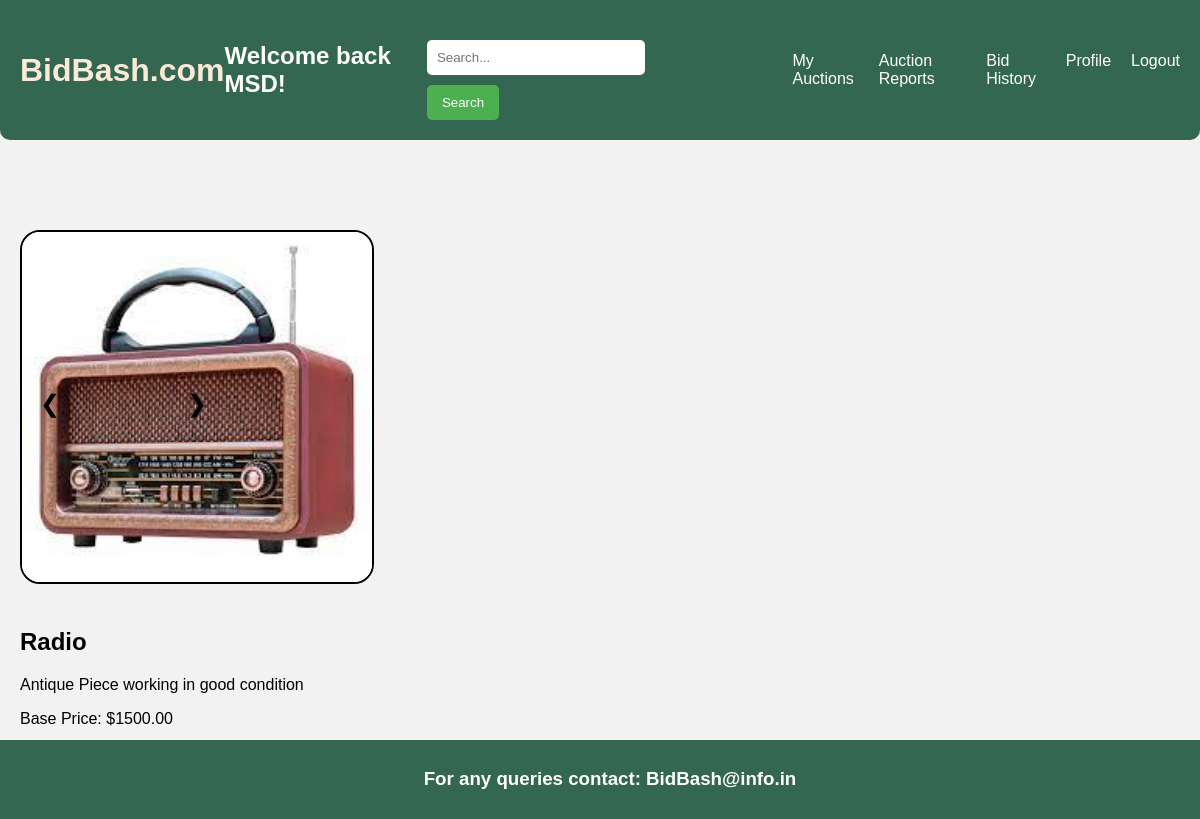
Page /item/10/ (signed in) on the committed database.
### myapp/models.py (models this page shows, shortened)
class User(AbstractUser):
    contact_no = models.IntegerField(null=True)
    email = models.EmailField(max_length=254)
    first_name = models.CharField(max_length=30)
    last_name = models.CharField(max_length=30)

class Image(models.Model):
    item = models.ForeignKey(AuctionItem, on_delete=models.CASCADE)
    image = models.ImageField(upload_to='images/')

class AuctionItem(models.Model):
    name = models.CharField(max_length=100)
    description = models.TextField()
    category = models.CharField(max_length=100)
    seller = models.ForeignKey(User, on_delete=models.CASCADE)
    base_price = models.DecimalField(max_digits=10, decimal_places=2)
    start_time = models.DateTimeField()
    end_time = models.DateTimeField()
    highest_bid = models.DecimalField(max_digits=10, decimal_places=2, default=0)  # Set default value

### myapp/views.py (the view)
# urls.py: path('item/<int:item_id>/', views.item, name='item'),
def item(request, item_id):
    item = get_object_or_404(AuctionItem, pk=item_id)
    images = Image.objects.filter(item=item)
    current_time = timezone.now()  # Retrieve all images associated with the AuctionItem
    return render(request, 'show.html', {'item': item, 'images': images, 'current_time': current_time})  # Pass images to the template

### templates/show.html (shortened to what this page needs)
{% extends 'base.html' %}
{% load static %}
{% block body %}
    {% if user.is_authenticated %}
                <div class="product-showcase">
                    <div class="product-images" style="position: relative; overflow: hidden;">
                        <div id="carousel" class="carousel" style="display: flex; transition: transform 10000s ease;">
                            {% for image in images %}
                            <div class="slide" style="flex: 0 0 auto; width: 100%;">
                                <img src="{{ image.image.url }}" alt="Product Image" class="carousel-image" style="max-width: 350px; height: auto; max-height: 470px; border-radius: 20px; border: 2px solid black;">
                            </div>
                            {% endfor %}
                            <button id="prevBtn" class="prev" onclick="moveSlide(-1)" style="position: absolute; top: 50%; left: 10px; transform: translateY(-50%); background-color: transparent; color: black; border: none; cursor: pointer; font-size: 24px; z-index: 1;">❮</button>
                            <button id="nextBtn" class="next" onclick="moveSlide(1)" style="position: absolute; top: 50%; right: 83%; transform: translateY(-50%); background-color: transparent; color: black; border: none; cursor: pointer; font-size: 24px; z-index: 1;">❯</button>
                        </div>
                    </div>
                    </div>
                    <div class="product-details">
                        <h2 class="product-name">{{ item.name }}</h2>
                        <p class="description">{{ item.description }}</p>
                        <p class="base-price">Base Price: ${{ item.base_price }}</p>
                        <p class="highest-bid">Highest Bid: ${{ item.highest_bid }}</p>
                        {% if current_time < item.start_time %}
                            <p>Auction will start at : {{ item.start_time }}</p>
                        {% else %}
                            {% if current_time > item.end_time %}
                                <p>Auction ended at : {{ item.end_time }}</p>
                            {% else %}
                                <div class="bid-form">
                                    <form method="post" action="{% url 'handle_bid' auction_id=item.id %}">
                                        <button type="submit">Bid</button>
                                    </form>
                                </div>
                            {% endif %}
                    </div>
                </div>
        {% endif %}
    {% else %}
        <script type="text/javascript">
            window.location.href = "{% url 'login' %}";
        </script>
    {% endif %}
{% endblock %}

### templates/base.html (shortened to what this page needs)
<!DOCTYPE html>
<html lang="en">
<head>
    {% load static %}
    <link rel="stylesheet" href="{% static 'styles.css' %}">
</head>
<body>
    <header>
        <a href="{% url 'home' %}" style="text-decoration:none; color: antiquewhite;"><h1>BidBash.com</h1></a>
        {% if user.is_authenticated %}
        <h2>Welcome back {{ user.username }}!</h2>
        {% endif %}
        <div class="search-bar">
            <form action="{% url 'search_products' %}" method="GET">
                <input type="text" name="q" placeholder="Search...">
                <button type="submit">Search</button>
            </form>
        </div>
        <div class="menu">
            <a class="menu-icon" href="{% url 'my_auctions' %}">My Auctions</a>
            <a class="menu-icon" href="{% url 'auction_reports' %}">Auction Reports</a>
            <a class="menu-icon" href="{% url 'bid_history' %}">Bid History</a>
            <a class="menu-icon" href="{% url 'profile' %}">Profile</a>
            <a class="menu-icon" href="{% url 'logout' %}">Logout</a>
        </div>
    </header>
    <div class="content">
        {% block body %}
        {% endblock body %}
    <footer>
        <h3>For any queries contact: BidBash@info.in</h3>
    </footer>
</body>
</html>

### static/styles.css (style rules this page uses)
body { font-family: Arial, sans-serif; margin: 0; padding: 0; background-color: #f2f2f2; }
header { background-color: #346751; color: #fff; border-radius: 0 0 10px 10px; padding: 20px; display: flex; justify-content: space-between; align-items: center; }
.search-bar { display: flex; width: 400px; }
.search-bar input[type="text"] { padding: 10px; width: 70%; border: none; border-radius: 5px; margin-right: 10px; }
.search-bar button { padding: 10px 15px; background-color: #4CAF50; color: white; border: none; border-radius: 5px; cursor: pointer; }
.menu { display: flex; }
.menu-icon { text-decoration: none; margin-left: 20px; color: #fff; }
footer { position: fixed; bottom: 0; width: 100%; background-color: #346751; color: #fff; padding: 10px; text-align: center; }
.slide { min-width: 1520px; }
img { margin-top: 10px; width: 100%; height: 50%; border-radius: 20px; }
.prev, .next { position: absolute; top: 40%; transform: translateY(-50%); background-color: rgba(253, 253, 253, 0.5); color: white; border: 4px black; border-radius: 40%; cursor: pointer; padding: 10px; z-index: 1; }
.prev { left: 0; }
.next { right: 0; }
.product-name { font-weight: bold; }
.base-price { margin-top: 5px; }
.product-showcase { display: flex; margin-top: 60px; padding: 20px; }
.product-details { flex: 2; padding-left: 20px; }
.description { margin-top: 10px; }
.base-price, .highest-bid { margin-top: 10px; }
.bid-form { margin-top: 20px; }
.bid-form button { padding: 10px 20px; background-color: #4CAF50; color: white; border: none; border-radius: 5px; cursor: pointer; margin-left: 10px; }
form { margin-top: 20px; }
input[type="email"], input[type="text"] { width: 100%; padding: 10px; margin-bottom: 10px; border: 1px solid #ccc; border-radius: 5px; }
button { padding: 10px 20px; background-color: #007bff; color: #fff; border: none; border-radius: 5px; cursor: pointer; }

### rows in the picture
User: username "MSD"
Image: image (picture)
AuctionItem: name "Radio", description "Antique Piece working in good condition", base_price "1500.00"
